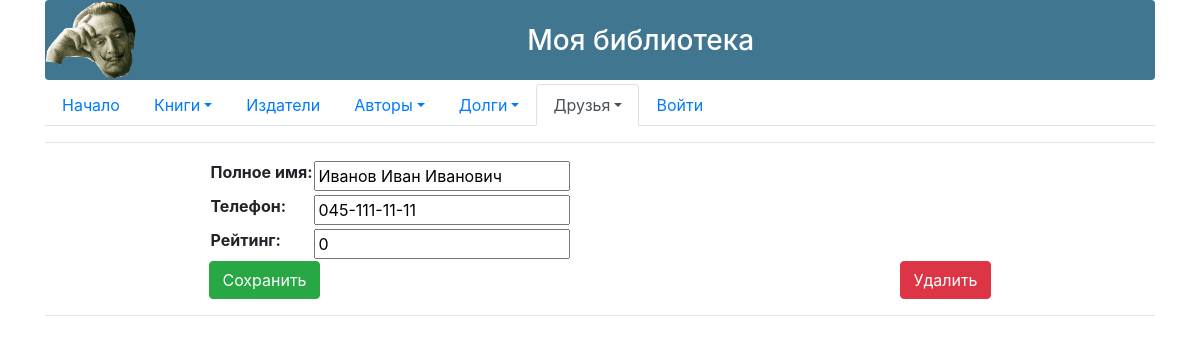
Screenshot of /friend/edit/1 with the database file from the repository.
### p_library/models.py (models this page shows, shortened)
class Friend(models.Model):
    full_name = models.TextField()
    phone = models.CharField(max_length=13)
    rating = models.SmallIntegerField(default=0)
    class Meta:
        verbose_name = "Друг"
        verbose_name_plural = "Друзья"

### p_library/views.py (the view)
# urls.py: path('friend/edit/<int:pk>',views.FriendUpdate.as_view(), name = 'friend_edit'),
class FriendUpdate(UpdateView):
    model = Friend
    form_class = FriendFormEdit
    success_url = reverse_lazy('friend_list')
    template_name = 'friend_edit.html'

### p_library/forms.py
class FriendFormEdit(forms.ModelForm):
    full_name = forms.CharField(widget=forms.TextInput, label="Полное имя")
    class Meta:
        model = Friend
        fields = "__all__"
        labels = {
            'phone':_("Телефон"),
            'rating':_("Рейтинг"),
        }

### p_library/templates/friend_edit.html (shortened to what this page needs)
{% extends 'base.html' %}
{% block nav-friends %}
    <a class="nav-link dropdown-toggle active" data-toggle="dropdown" href="#" role="button" aria-haspopup="true" aria-expanded="false">Друзья</a>
{% endblock %}
{% block content %}
<div class="d-flex justify-content-around align-items-end">
    <form method="post">
        <table>
            {{ form }}
        </table>
        <p class="p-0 m-0">
        <input type="submit" class="btn btn-success"
            value="Сохранить">
        </p>
    </form>
    <form action="delete/">
        <button class="btn btn-danger">Удалить</button>
    </form>
</div>
{% endblock %}

### rows the page displays
Friend: full_name "Иванов Иван Иванович", phone "045-111-11-11", rating "0"
